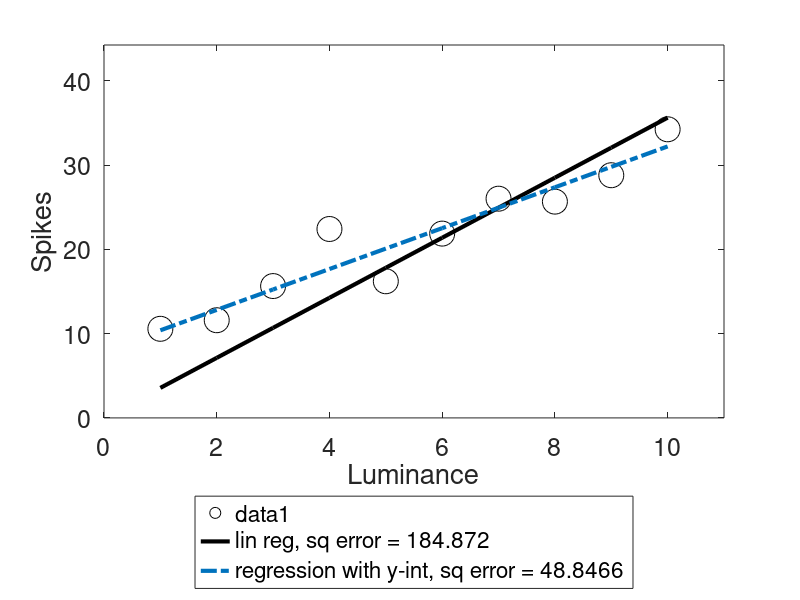
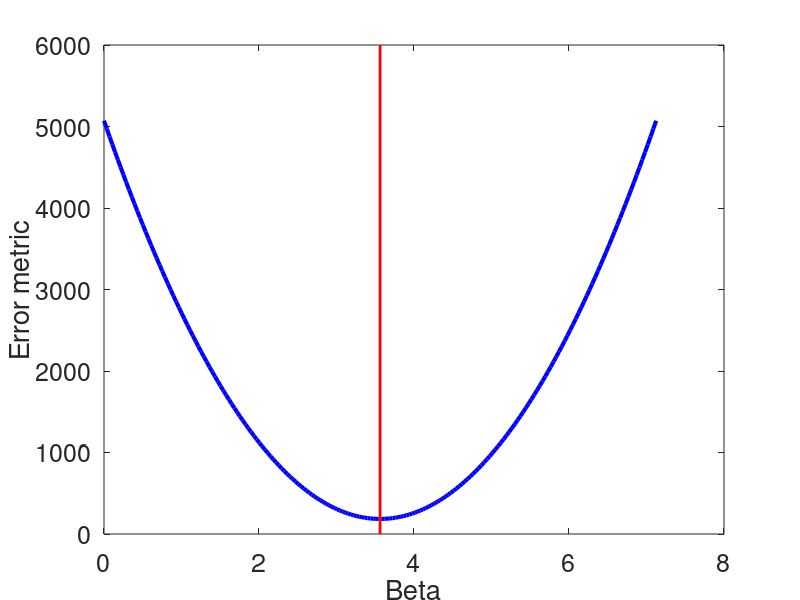
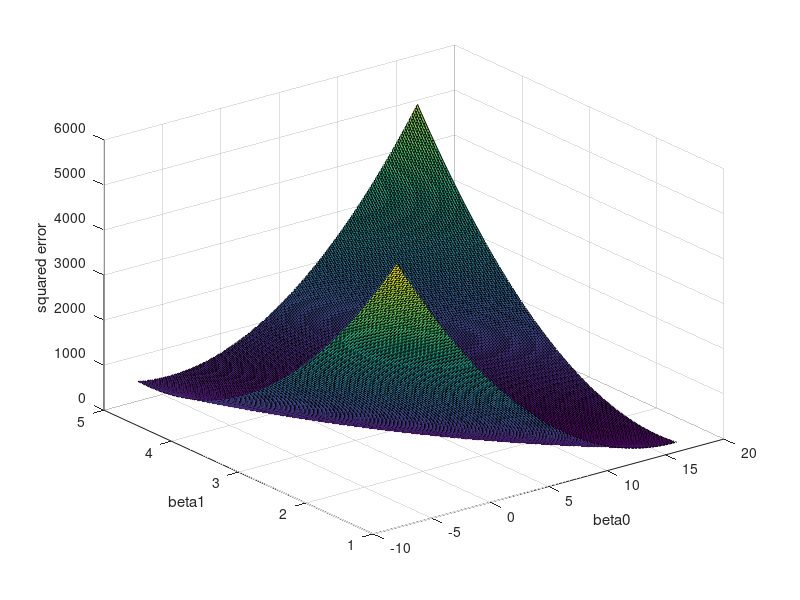

Write the MATLAB code that produced these figures, in order. (Note: this script raises an error after producing the figures.)
%% Lab 3: Linear regression and PCA
% 1 Oct 2021
clc; clear; close all;
%% 1a. Linear Regression: Visual neuron 
% In this section, we will model the response of a simulated neuron
% responding to the luminance of a visual stimulus, and characterize its
% "spiking" with linear regression

% Create test data simulating a neuron firing in response to a light stimulus:

luminance = (1:10)'; % Arbitrary units to represent input intensities

% what is the spike response to different luminance? Model it as a linear
% amplification plus baseline and noise. Include a term to introduce
% experimental error to random trials

baseline = 10; noise = 2; amp = 2; experimentalError = (rand(10,1)>.5).*randn(10,1)*5;
spikes = (amp * luminance + baseline + randn(length(luminance),1).*noise) + experimentalError ; 

% Plot Luminance vs Spikes
figure(1); % we give these figures a designated handle so that we can repeatedly plot in them 
plot(luminance,spikes,'ko', 'MarkerSize',18); 
xlabel('Luminance')
ylabel('Spikes')
set(gca,'Fontsize',18)
set(gcf,'color','w')
xlim([0 11])
ylim([0 max(spikes)+10])

% Find a value of beta (i.e., a slope of the regression line) such that
% when it's multiplied to each of the luminance values, we minimize the
% distance to the actual measurements.
% aka we look for beta_op which minimizes ||y - betaOpt * x||^2

% Find betaOpt (optimal beta) via SVD!

[U, S, V] = svd(luminance);
betaOpt = V*pinv(S)*U'*spikes; % **Replace this code! 

% Now that we have our optimal weight to scale each luminance value, how
% well does our beta do at predicting the spikes? 

prediction = luminance*betaOpt; %our prediction is multiplying each luminance value by beta
predError = spikes - prediction; % get distance between measured spikes and our model prediction
predErrorOpt = predError'*predError; % get the squared distance

% Plot our prediction
hold on
plot(luminance, prediction, 'k', 'LineWidth', 3, ...
    'DisplayName', ['lin reg, sq error = ', num2str(predErrorOpt)])
legend('location', 'southoutside')

%  Was this the best beta? 
% Test a range of other beta values to confirm that your beta truly
% minimizes ||y - betaOpt * x||^2
numBeta = 200; testBetas = linspace(0, betaOpt*2, numBeta); % Try 200 betas over a range of 0:2*betaOpt
%sqrError = nan*ones(1,numBeta); % initialize 

prediction_mat = luminance * testBetas;
spikes_mat = spikes * ones(1, numBeta);
predError_mat = spikes_mat - prediction_mat;
sqrError_mat = diag(predError_mat' * predError_mat);
% for ii = 1:numBeta % Loop through all the betas
%     prediction = testBetas(ii) .* luminance;
%     % We need to now explicitly represent the distance metric
%     sqrError(ii) = sum((prediction-spikes).^2); %Sum of squares
% end

% now check if predErrorOpt is indeed optimal:
if min(sqrError_mat) >= predErrorOpt 
    % if the closest error you got by force was no smaller than your calculated beta opt....
   disp('seems like we found a great solution')
end

% Now plot the error for different betas
figure(2)
plot(testBetas,sqrError_mat,'b','linewidth',3) % plot the error of your set of test betas
line([betaOpt betaOpt], [min(ylim) max(ylim)], 'color','r','linewidth',2); % plot a line at your calculated optimal beta value
xlabel('Beta')
ylabel('Error metric')
set(gca,'fontsize',18)
set(gcf,'color','w')

%% 1b. Multiple Linear Regression: Visual neuron model with y-intercept

% What if we would like to add a y-intercept? We can do this with
% multiple linear regression if we model our independent variable (x)
% as a matrix whose columns contain the x values of the first order
% polynomial yPredicted = Beta0*x^0 + Beta1*x^1 (think y = b + mx). Solving
% this multiple linear regression will produce two beta values, Beta0 (scaling
% the y intercept term) and Beta1 (scaling the slope of the regression line)


% Create your regressor matrix and calculate the optimal betas with
% linear algebra

% create your "multivariate" data matrix X (containing x^0 and x^1 as
% columns)
X = [luminance.^0, luminance.^1]; % **Replace this code! 

% Calculate betaOpt 

[U_int, S_int, V_int] = svd(X);
betaOptYInt = V_int * pinv(S_int) * U_int' * spikes; % **Replace this code! 

% Now that we have our optimal weight to scale each luminance value, and our y-interecpt, how
% well does our beta (now a vector) do at predicting the spikes? 

predictionYInt =  X * betaOptYInt; % **Replace this code! 
predErrorYInt =  predictionYInt - spikes; % **Replace this code! 
predErrorOptYInt =  predErrorYInt' * predErrorYInt; % **Replace this code! 

% Plot our prediction with error value
figure(1)
hold on
plot(luminance, predictionYInt, '-.', 'LineWidth', 3, ...
    'DisplayName', ['regression with y-int, sq error = ', num2str(predErrorOptYInt)])
legend('location', 'southoutside')


% How did our beta do? first, create two beta vectors we will use to
% calculate our error surface:

nBetas = 200;
beta0 = linspace(-betaOptYInt(1),betaOptYInt(1)*2,nBetas);
beta1 = linspace(1,betaOptYInt(2)*2,nBetas);

% now compute the errors to make a surface representing your error
allerr = nan*ones(nBetas);
for ii = 1:nBetas
    for jj = 1:nBetas
        bb = [beta0(ii);beta1(jj)];
        allerr(ii,jj) = sum((X*bb-spikes).^2);
    end
end

% plot the contour and compare the old prediction error (without the
% y-int) with the new prediction error - did you do any better?
% what does it mean for our neuron that the model with the y-intercept has
% lower error?

figure(3);

[betaX,betaY] = meshgrid(beta0,beta1);

s = surf(betaX,betaY,allerr', 'DisplayName', 'sq err');
hold on
scatter3(betaOptYInt(1), betaOptYInt(2), predErrorOptYInt, 100,'r', 'filled', ...
        'DisplayName', 'Optimal beta')
hold on
scatter3(0, betaOpt, predErrorOpt, 100,'m', 'filled', ...
        'DisplayName', 'Old optimal beta')
xlabel('beta0')
ylabel('beta1')
zlabel('squared error')
rotate3d on
alpha 0.5
s.EdgeColor = 'none';
legend('location', 'northoutside')


%% Clear your workspace and close all figures
clear all;
close all;

%% 2a. Multiple Linear Regression: Auditory Neuron
% Now let's try an example of multiple linear regression. The structure
% mult_linreg contains three fields: freq1, freq2 (the dB intensities of two
% frequencies of sound stimuli) and response, the response of an auditory
% neuron. 

% First, load and plot the data ( in 3D!)
load('mult_linreg.mat');

figure(3)
plot3(data.freq1, data.freq2, data.response, '.', 'MarkerSize',20, 'DisplayName', 'Auditory neuron response') % **Replace this code!

xlabel('Freq 1')
ylabel('Freq 2')
zlabel('Firing rate')
set(gca,'fontsize',18)
rotate3d on
grid on

% Perform linear regression

X = [data.freq1, data.freq2];
y = data.response;
[U, S, V] = svd(X);
betaOpt = V * pinv(S) * U' * y;% **Replace this code!

% Calculate error between the prediction from our model, and the measured
% values

prediction =  X * betaOpt; % **Replace this code! 
predError =  prediction - y; % **Replace this code! 
predErrorOpt =  predError' * predError; % **Replace this code! 


% plot our linear model (it's a plane!)
x = linspace(0, max(data.freq1*1.2),100)';
y = linspace(0, max(data.freq2*1.2),100)';

[xx, yy] = meshgrid(x,y);
zz = betaOpt(1)*xx + betaOpt(2)*yy;
figure(3)
hold on
s = surf(xx,yy,zz, 'DisplayName', ['lin reg, sq error = ', num2str(predErrorOpt)]);
alpha 0.5
s.EdgeColor = 'none';
s.FaceColor = [1,.8,.9];
legend('location','northoutside')


% Was this the best beta?
% first, create vectors of your possible betas in both dimensions
% (hint: what did we do in section 1b?)
nBetas = 200;

beta0 = linspace(-betaOpt(1),betaOpt(1)*2,nBetas);
beta1 = linspace(1,betaOpt(2)*2,nBetas);

% now compute the errors
allerr = nan*ones(nBetas);
for ii = 1:nBetas
    for jj = 1:nBetas
        bb = [beta0(ii);beta1(jj)];
        allerr(ii,jj) = sum(([data.freq1, data.freq2]*bb-data.response).^2);
    end
end

% plot the contour!
figure(4);
% in 3D, our possible errors are a surface instead of a line. We will use
% the meshgrid function to plot this surface.

[betaX,betaY] = meshgrid(beta0,beta1);
s = surf(betaX,betaY,allerr');
xlabel('beta0')
ylabel('beta1')
zlabel('squared error')
rotate3d on
alpha 0.5;
s.EdgeColor = 'none';

%% 2b. Multiple Linear Regression: Auditory neuron with baseline firing
% What if we suspect the auditory neuron has some baseline firing rate? We
% might want to include an intercept term in our regression. We can do this
% the same way we added an intercept term to the standard linear
% regression: by adding an x^0 term to our linear regression.

% Linear Regression 
newX = [data.freq1 .^0, data.freq1, data.freq2]; % **Replace this code!
[newU, newS, newV] = svd(newX);
y = data.response;
betaOptnew = newV * pinv(newS) * newU' * y; % **Replace this code!

% Calculate error between the prediction frorm our model, and the measured
% values

prediction_new =  newX * betaOptnew; % **Replace this code! 
predError_new =  prediction_new - y; % **Replace this code! 
predErrorOpt_new =  predError_new' * predError_new; % **Replace this code!  

% plot our linear model (it's a plane!)

xx = linspace(0,max(data.freq1)*1.2,nBetas)';
yy = linspace(0,max(data.freq2)*1.2,nBetas)';


[newBetaX,newBetaY] = meshgrid(xx,yy);
newS = betaOptnew(1)*ones(size(xxxx)) + betaOptnew(2)*xxxx + betaOptnew(3)*yyyy; % **Replace this code! 
figure(3)
hold on
s = surf(newBetaX,newBetaY,newS, 'DisplayName', ['lin reg + zint, sq error = ', num2str(predErrorOpt_new)]);
alpha 0.5
s.EdgeColor = 'none';
s.FaceColor = [.9,.5,.1];
legend('location','northoutside')

% How else might you improve the fit of our surface? 
%% Tidy your workspace
clear all;
close all;

%% 3. Intro to PCA
% now let's look at what PCA does using a toy data set. First, load the
% sample PCA data. The columns of this matrix are the values of two
% correlated measurements (e.g. height and body weight). Load this data
% set...

load ('pca_example.mat')

% Plot the data
figure(5)
subplot(1,3,1)
plot(X(:, 1),X(:, 2),'k.', 'DisplayName', 'data') % **Replace this code! 

% What do you notice? As a reminder, in order to calculate the
% eigenvectors, our data must be centered around the mean values of each
% variable

% your code
meanX = mean(X, 1);
meanX_mat = ones(size(X, 1), 1) * meanX;
centeredX = X - meanX_mat;
figure(5)
subplot(1,3,1)
plot(centeredX(:, 1),centeredX(:, 2),'k.', 'DisplayName', 'data')% **Replace this code! 

% Calculate the eigenvectors and eigenvalues of your data matrix

% First, find the covariance matrix
n = size(centeredX, 1);
C = (centeredX' * centeredX)/(n - 1); % **Replace this code!

% Then the eigenvectors and eigenvalues
[V,D]=eig(C); 

% unlike the SVD, eig() does not return sorted eigenvalues
[d,ind] = sort(diag(D), 'descend'); 
D = D(ind,ind);
V = V(:,ind);

% The columns of V are the eigenvectors (principal components axes) of our
% data matrix
PC1 = V(:, 1); % **Replace this code!
PC2 = V(:, 2); % **Replace this code!

% Now, plot the axes of greatest variance (the eigenvectors * eigenvalues)
v1= 0; % **Replace this code! 
v2= 0; % **Replace this code!

subplot(1,3,1)
hold on
plot([0 v1(1)],[0 v1(2)],'b-', 'LineWidth', 2, 'DisplayName', 'PC 1');
hold on
plot([0 v2(1)],[0 v2(2)],'r-', 'LineWidth', 2, 'DisplayName', 'PC 2');
l = legend;
l.Position = [0.0838 0.5611 0.1782 0.2062];
axis equal
xlim([-10, 10])
ylim([-10, 10])
grid on

set(gca,'fontsize',18)

% We can use the axes we just extracted to reduce the dimensionality of our
% data (i.e., represent our data in one of the two dimensions that
% represent the greatest variance in the data set). We do this by
% projecting our data on to these principal component axes
 
projPC1 =  0; % **Replace this code!
subplot(1,3,2)
plot(X(:,1),X(:,2),'k.')
hold on
scatter(projPC1(1,:), projPC1(2,:),10,'b','filled')
hold on

for ii = 1:length(X)
    plot([X(ii,1) projPC1(1,ii)], [X(ii,2) projPC1(2,ii)], 'color',[0.5, 0.5, 0.5])
end

axis equal
xlim([-10, 10])
ylim([-10, 10])
line(xlim, [0 0],'color',[.5 .5 .5]);
line([0 0], ylim,'color',[.5 .5 .5]);
grid on
title('Data projected onto 1st PC')
set(gca,'fontsize',18)


% Now project data onto second principal component

projPC2 =  0; % **Replace this code!
subplot(1,3,3)
plot(X(:,1),X(:,2),'k.')
hold on
scatter(projPC2(1,:), projPC2(2,:),10,'r','filled')

hold on
for ii = 1:length(X)
    plot([X(ii,1) projPC2(1,ii)], [X(ii,2) projPC2(2,ii)], 'color',[0.5, 0.5, 0.5])
end
axis equal
xlim([-10, 10])
ylim([-10, 10])
line(xlim, [0 0],'color',[.5 .5 .5]);
line([0 0], ylim,'color',[.5 .5 .5]);
grid on
title('Data projected onto 2nd PC')
set(gca,'fontsize',18)

f = figure(5);
f.Position = [1 41 1536 748.8000];

% While we don't need to reduce the dimensionality of this data set in
% order to more easily visualize it, we might use these axes to separate
% out groups within our data. Try plotting histograms of the data along the
% X, Y, and PC1 axes. Do you see a pattern within the data?

figure
nBins = 20;
subplot(3,1,1)
histogram(X(:,1), nBins)
ylabel('counts')
title('Var 1')

subplot(3,1,2)
histogram(X(:,2), nBins)
ylabel('counts')
title('Var 2')

% now, plot a histogram of your data projected on the first principal
% component
subplot(3,1,3)
histogram(projPC1, nBins)
ylabel('counts')
title('Projection onto PC1')
%% Tidy your workspace
clear all
close all

%% 4. Dimensionality reduction via PCA: Gene expression
% We can use PCA to understand large data sets with many variables. In this
% data set, the expression levels of 208 genes has been measured under 79
% conditions. Each of these genes has also been classified with a category.
% GeneData.mat contains a struct with two fields. Let's load it and take a
% look.

% data from Brown et al 2000
load('GeneData.mat')

% The first field is the category of
% each gene (TCA: tricarboxylic acid cycle, Resp: respiration, Ribo:
% Cytoplasmatic ribosomal proteins, Prot: Proteasome, Hist: Histones)

% The second field contains the change in expression levels of each of the
% 208 genes in each of the 79 experimental condition relative to baseline.
% Increases and decreases of expression level are reported by positive and
% negative values, respectively.

categoryLabels = GeneData.geneCategory';
expression = GeneData.geneExpression';
categories = unique(categoryLabels);
numCategories = length(unique(categoryLabels));

% Make sure that your data is oriented correctly so that you reduce the
% dimension you want to reduce! Since we are trying to reduce the
% "experiment conditions" dimension, we want the experimental conditions in
% the columns of our data matrix (in other words, a 208 x 79 matrix)

% What is the interpretation of dimensional reduction along the other
% dimension (the genes)?


% Consider first two experimental conditions, in a 2D scatter plot, plot
% the expression levels of condition 2 as a function of condition 1 and
% color the points according to the gene categories
colors = lines(numCategories);
figure

% Color data points by gene category 

for c = 1:numCategories
    hold on
    cat = find(strcmp(categoryLabels,categories{c}));
    scatter(expression(cat,1), expression(cat,2), 30, colors(c,:), 'filled', 'DisplayName', categories{c})
end
legend
set(gca,'fontsize',18)
xlabel('expression under condition 1')
ylabel('expression under condition 2')

% Do you notice any structure in the data? Can you cluster the data based
% on these two conditions? 

% Lets see if PCA can help us differentiate the groups of gene classes
% based on their change in expression over the 79 trials. To do this, we
% would like to reduce the dimensionality of the trials in order to
% visualize each gene's expression pattern in a lower dimension. 

% First, center the data (remember to correctly orient your data matrix!)

exp_centered =  0; % **Replace this code!

% Take SVD/compute eigenvectors of X'X 

% Your code here 

% Plot the singular values (or eigenvalues) in each principal direction
% (this captures how spread out your data is when projected down to the
% corresponding principal component)  
figure
plot(d, '.', 'MarkerSize', 20);
xlabel('principal component')
ylabel('spread')
set(gca,'fontsize',18)

% What does the data look like projected onto the first principal axes?

% Because we sorted the principal axes (eigenvectors) based on their eigenvalues, these
% axes should capture the greatest variability within the data.
projectPC12 =  0; % **Replace this code!
figure
for c = 1:numCategories
    hold on
    cat = find(strcmp(categoryLabels,categories{c}));
    scatter(projectPC12(cat,1), projectPC12(cat,2), 30, colors(c,:), 'filled', 'DisplayName', categories{c})
end
legend
set(gca,'fontsize',18)
xlabel('PC1')
ylabel('PC2')

% What does the data look like in based on the last two PCs? 

%Conversely, these axes should capture the least variability within the data
projectPCLast =  0; % **Replace this code!
figure
for c = 1:numCategories
    hold on
    cat = find(strcmp(categoryLabels,categories{c}))';
    scatter(projectPCLast(cat,1), projectPCLast(cat,2), 30, colors(c,:), 'filled', 'DisplayName', categories{c})
end
legend
set(gca,'fontsize',18)
xlabel('second to last PC')
ylabel('last PC')

% Project data onto first 3 principal components and show in 3d
proj_3pcs =  0; % **Replace this code!
figure
for c = 1:numCategories
    hold on
    cat = find(strcmp(categoryLabels,categories{c}))';
    scatter3(proj_3pcs(cat,1), proj_3pcs(cat,2), proj_3pcs(cat,3))
end
rotate3d on
grid on
xlabel('PC1')
ylabel('PC2')
zlabel('PC3')
%% Tidy your workspace
clear all
close all

%% 5. Dimensionality reduction via PCA: Reaching task
% Now, lets use PCA to analyze neural activity in motor cortex of monkeys
% during a reaching task. First, load the reaching data set:

load ('ReachData.mat')

% This data set contains neural signals recorded in macaque motor cortex
% during a center-out reaching task. The variable "R" contains the firing
% rate of 143 neurons recording during 158 trials, while the variable
% "direction" encodes the direction of the reach on each trial (direction 1
% is rightward, direction 2 is 45 deg, direrction 3 to straight forward (90
% deg) etc). 

directions = unique(direction);
numDirections = length(unique(directions));

% We would like to capture the total response (the activity of all 143
% neurons) in a format that is easier for us to visualize and interpret
% (i.e., in 2D). Ultimately we would like to see if we can predict the
% reach condition based on this measure of neural activity. 

% Before we start decomposing our data matrix, make sure you have the data
% in the correct orientation! We want the dimension that we are going to
% reduce (in this case, the 143 neurons) as the columns of R.

R = R';

% What is the interpretation of dimensional reduction along the other
% dimension (the trials)?


% Can you tell the reach direction from the firing rate of just two neurons?
% In a 2D scatter plot, plot the activity of the first neuron as a function
% of the second neuron and color the points according to the different
% direction for that trial. Does it look like the responses of these two
% neurons during each reaching condition is distinct from the responses
% during other conditions?

colors = jet(numDirections); % make a color map to color code the plot based on the reach condition
figure
for d = 1:numDirections
    hold on
    dirs = find(direction == directions(d));
    scatter(R(dirs,1), R(dirs,2), 30, colors(d,:), 'filled', 'DisplayName',['direction ' num2str(directions(d))])
end
legend
xlabel('Neuron 1 Firing Rate');
ylabel('Neuron 2 Firing rate');

% Use PCA in order to visualize the data from all the neurons in a lower
% dimension, and hopefully we will be able to separate out the different
% reach conditions!

% your code here 

% Plot the singular values (or eigenvalues) in each principal direction
% (this captures how spread out your data is when projected down to the
% corresponding principal component)  
figure
plot(0, '.', 'MarkerSize', 20); % **Replace this code!
xlabel('principal component')
ylabel('spread')
set(gca,'fontsize',18)

% What does the data look like projected onto the first two principal axes?
% This will give us a 2D plot of the data we can easily visualize. Color
% each point based on the reach condition during that trial. 
projectPC12 = 0; % **Replace this code!
figure
for d = 1:numDirections
    hold on
    dirs = find(direction == directions(d));
    scatter(projectPC12(dirs,1), projectPC12(dirs,2), 30, colors(d,:), 'filled', 'DisplayName',['direction ' num2str(directions(d))])
end
legend
set(gca,'fontsize',18)
xlabel('PC1')
ylabel('PC2')

